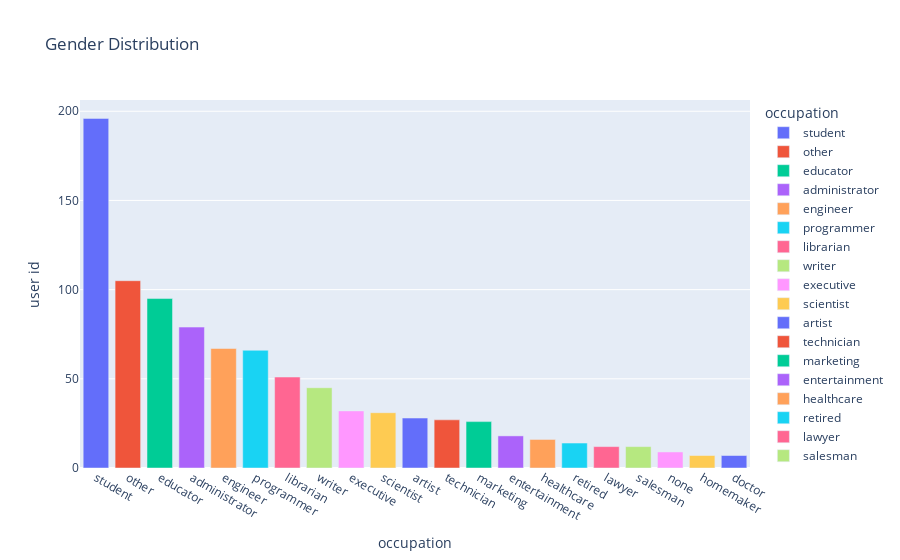

Here is the notebook cell this chart was saved with:
### Code cell
px.bar(userd.groupby('occupation').count().reset_index().sort_values('user id', ascending=False), x= 'occupation', y = 'user id', color = 'occupation', title=' Gender Distribution')

### Figure 1 — Plotly figure (JSON) as saved in the notebook; plotly's stock layout.template omitted (floating-point values rounded to 4 significant figures)
{"data": [{"alignmentgroup": "True", "hovertemplate": "occupation=%{x}<br>user id=%{y}<extra></extra>", "legendgroup": "student", "marker": {"color": "#636efa", "pattern": {"shape": ""}}, "name": "student", "offsetgroup": "student", "orientation": "v", "showlegend": true, "textposition": "auto", "type": "bar", "x": ["student"], "xaxis": "x", "y": [196], "yaxis": "y"}, {"alignmentgroup": "True", "hovertemplate": "occupation=%{x}<br>user id=%{y}<extra></extra>", "legendgroup": "other", "marker": {"color": "#EF553B", "pattern": {"shape": ""}}, "name": "other", "offsetgroup": "other", "orientation": "v", "showlegend": true, "textposition": "auto", "type": "bar", "x": ["other"], "xaxis": "x", "y": [105], "yaxis": "y"}, {"alignmentgroup": "True", "hovertemplate": "occupation=%{x}<br>user id=%{y}<extra></extra>", "legendgroup": "educator", "marker": {"color": "#00cc96", "pattern": {"shape": ""}}, "name": "educator", "offsetgroup": "educator", "orientation": "v", "showlegend": true, "textposition": "auto", "type": "bar", "x": ["educator"], "xaxis": "x", "y": [95], "yaxis": "y"}, {"alignmentgroup": "True", "hovertemplate": "occupation=%{x}<br>user id=%{y}<extra></extra>", "legendgroup": "administrator", "marker": {"color": "#ab63fa", "pattern": {"shape": ""}}, "name": "administrator", "offsetgroup": "administrator", "orientation": "v", "showlegend": true, "textposition": "auto", "type": "bar", "x": ["administrator"], "xaxis": "x", "y": [79], "yaxis": "y"}, {"alignmentgroup": "True", "hovertemplate": "occupation=%{x}<br>user id=%{y}<extra></extra>", "legendgroup": "engineer", "marker": {"color": "#FFA15A", "pattern": {"shape": ""}}, "name": "engineer", "offsetgroup": "engineer", "orientation": "v", "showlegend": true, "textposition": "auto", "type": "bar", "x": ["engineer"], "xaxis": "x", "y": [67], "yaxis": "y"}, {"alignmentgroup": "True", "hovertemplate": "occupation=%{x}<br>user id=%{y}<extra></extra>", "legendgroup": "programmer", "marker": {"color": "#19d3f3", "pattern": {"shape": ""}}, "name": "programmer", "offsetgroup": "programmer", "orientation": "v", "showlegend": true, "textposition": "auto", "type": "bar", "x": ["programmer"], "xaxis": "x", "y": [66], "yaxis": "y"}, {"alignmentgroup": "True", "hovertemplate": "occupation=%{x}<br>user id=%{y}<extra></extra>", "legendgroup": "librarian", "marker": {"color": "#FF6692", "pattern": {"shape": ""}}, "name": "librarian", "offsetgroup": "librarian", "orientation": "v", "showlegend": true, "textposition": "auto", "type": "bar", "x": ["librarian"], "xaxis": "x", "y": [51], "yaxis": "y"}, {"alignmentgroup": "True", "hovertemplate": "occupation=%{x}<br>user id=%{y}<extra></extra>", "legendgroup": "writer", "marker": {"color": "#B6E880", "pattern": {"shape": ""}}, "name": "writer", "offsetgroup": "writer", "orientation": "v", "showlegend": true, "textposition": "auto", "type": "bar", "x": ["writer"], "xaxis": "x", "y": [45], "yaxis": "y"}, {"alignmentgroup": "True", "hovertemplate": "occupation=%{x}<br>user id=%{y}<extra></extra>", "legendgroup": "executive", "marker": {"color": "#FF97FF", "pattern": {"shape": ""}}, "name": "executive", "offsetgroup": "executive", "orientation": "v", "showlegend": true, "textposition": "auto", "type": "bar", "x": ["executive"], "xaxis": "x", "y": [32], "yaxis": "y"}, {"alignmentgroup": "True", "hovertemplate": "occupation=%{x}<br>user id=%{y}<extra></extra>", "legendgroup": "scientist", "marker": {"color": "#FECB52", "pattern": {"shape": ""}}, "name": "scientist", "offsetgroup": "scientist", "orientation": "v", "showlegend": true, "textposition": "auto", "type": "bar", "x": ["scientist"], "xaxis": "x", "y": [31], "yaxis": "y"}, {"alignmentgroup": "True", "hovertemplate": "occupation=%{x}<br>user id=%{y}<extra></extra>", "legendgroup": "artist", "marker": {"color": "#636efa", "pattern": {"shape": ""}}, "name": "artist", "offsetgroup": "artist", "orientation": "v", "showlegend": true, "textposition": "auto", "type": "bar", "x": ["artist"], "xaxis": "x", "y": [28], "yaxis": "y"}, {"alignmentgroup": "True", "hovertemplate": "occupation=%{x}<br>user id=%{y}<extra></extra>", "legendgroup": "technician", "marker": {"color": "#EF553B", "pattern": {"shape": ""}}, "name": "technician", "offsetgroup": "technician", "orientation": "v", "showlegend": true, "textposition": "auto", "type": "bar", "x": ["technician"], "xaxis": "x", "y": [27], "yaxis": "y"}, {"alignmentgroup": "True", "hovertemplate": "occupation=%{x}<br>user id=%{y}<extra></extra>", "legendgroup": "marketing", "marker": {"color": "#00cc96", "pattern": {"shape": ""}}, "name": "marketing", "offsetgroup": "marketing", "orientation": "v", "showlegend": true, "textposition": "auto", "type": "bar", "x": ["marketing"], "xaxis": "x", "y": [26], "yaxis": "y"}, {"alignmentgroup": "True", "hovertemplate": "occupation=%{x}<br>user id=%{y}<extra></extra>", "legendgroup": "entertainment", "marker": {"color": "#ab63fa", "pattern": {"shape": ""}}, "name": "entertainment", "offsetgroup": "entertainment", "orientation": "v", "showlegend": true, "textposition": "auto", "type": "bar", "x": ["entertainment"], "xaxis": "x", "y": [18], "yaxis": "y"}, {"alignmentgroup": "True", "hovertemplate": "occupation=%{x}<br>user id=%{y}<extra></extra>", "legendgroup": "healthcare", "marker": {"color": "#FFA15A", "pattern": {"shape": ""}}, "name": "healthcare", "offsetgroup": "healthcare", "orientation": "v", "showlegend": true, "textposition": "auto", "type": "bar", "x": ["healthcare"], "xaxis": "x", "y": [16], "yaxis": "y"}, {"alignmentgroup": "True", "hovertemplate": "occupation=%{x}<br>user id=%{y}<extra></extra>", "legendgroup": "retired", "marker": {"color": "#19d3f3", "pattern": {"shape": ""}}, "name": "retired", "offsetgroup": "retired", "orientation": "v", "showlegend": true, "textposition": "auto", "type": "bar", "x": ["retired"], "xaxis": "x", "y": [14], "yaxis": "y"}, {"alignmentgroup": "True", "hovertemplate": "occupation=%{x}<br>user id=%{y}<extra></extra>", "legendgroup": "lawyer", "marker": {"color": "#FF6692", "pattern": {"shape": ""}}, "name": "lawyer", "offsetgroup": "lawyer", "orientation": "v", "showlegend": true, "textposition": "auto", "type": "bar", "x": ["lawyer"], "xaxis": "x", "y": [12], "yaxis": "y"}, {"alignmentgroup": "True", "hovertemplate": "occupation=%{x}<br>user id=%{y}<extra></extra>", "legendgroup": "salesman", "marker": {"color": "#B6E880", "pattern": {"shape": ""}}, "name": "salesman", "offsetgroup": "salesman", "orientation": "v", "showlegend": true, "textposition": "auto", "type": "bar", "x": ["salesman"], "xaxis": "x", "y": [12], "yaxis": "y"}, {"alignmentgroup": "True", "hovertemplate": "occupation=%{x}<br>user id=%{y}<extra></extra>", "legendgroup": "none", "marker": {"color": "#FF97FF", "pattern": {"shape": ""}}, "name": "none", "offsetgroup": "none", "orientation": "v", "showlegend": true, "textposition": "auto", "type": "bar", "x": ["none"], "xaxis": "x", "y": [9], "yaxis": "y"}, {"alignmentgroup": "True", "hovertemplate": "occupation=%{x}<br>user id=%{y}<extra></extra>", "legendgroup": "homemaker", "marker": {"color": "#FECB52", "pattern": {"shape": ""}}, "name": "homemaker", "offsetgroup": "homemaker", "orientation": "v", "showlegend": true, "textposition": "auto", "type": "bar", "x": ["homemaker"], "xaxis": "x", "y": [7], "yaxis": "y"}, {"alignmentgroup": "True", "hovertemplate": "occupation=%{x}<br>user id=%{y}<extra></extra>", "legendgroup": "doctor", "marker": {"color": "#636efa", "pattern": {"shape": ""}}, "name": "doctor", "offsetgroup": "doctor", "orientation": "v", "showlegend": true, "textposition": "auto", "type": "bar", "x": ["doctor"], "xaxis": "x", "y": [7], "yaxis": "y"}], "layout": {"barmode": "relative", "legend": {"title": {"text": "occupation"}, "tracegroupgap": 0}, "title": {"text": " Gender Distribution"}, "xaxis": {"anchor": "y", "categoryarray": ["student", "other", "educator", "administrator", "engineer", "programmer", "librarian", "writer", "executive", "scientist", "artist", "technician", "marketing", "entertainment", "healthcare", "retired", "lawyer", "salesman", "none", "homemaker", "doctor"], "categoryorder": "array", "domain": [0, 1], "title": {"text": "occupation"}}, "yaxis": {"anchor": "x", "domain": [0, 1], "title": {"text": "user id"}}}}
